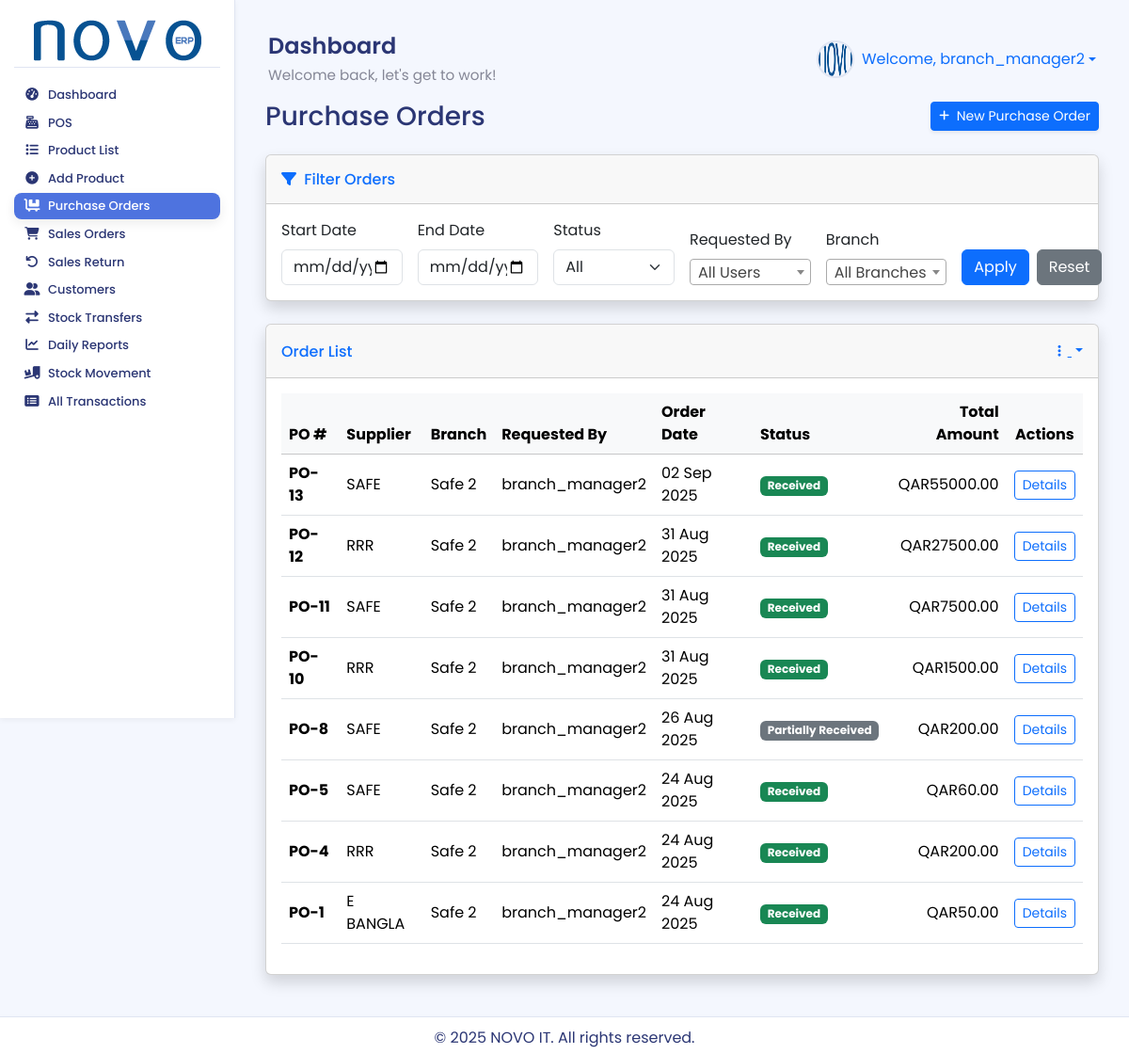
Screenshot of /purchases/ (signed in) with the database file from the repository.
### accounts/models.py (models this page shows, shortened)
class User(AbstractUser):
    warehouse = models.ForeignKey(
        Warehouse,
        on_delete=models.SET_NULL,
        null=True,
        blank=True,
        related_name='users', # এই গুদামের সাথে যুক্ত ইউজারদের সহজে খুঁজে পাওয়ার জন্য
        verbose_name="Assigned Warehouse" # অ্যাডমিন প্যানেলে প্রদর্শনের জন্য
    )
    class Meta:
        verbose_name = "User"
        verbose_name_plural = "Users"

### purchase/models.py (models this page shows, shortened)
class PurchaseOrder(models.Model):
    STATUS_CHOICES = [
        ('purchase_request', 'Purchase Request'),
        ('draft', 'Draft'),
        ('confirmed', 'Confirmed'),
        ('partially_received', 'Partially Received'),
        ('received', 'Received'),
        ('cancelled', 'Cancelled'),
    ]
    supplier = models.ForeignKey(Supplier, on_delete=models.CASCADE, related_name='purchase_orders', null=True, blank=True)
    warehouse = models.ForeignKey(
        Warehouse,
        on_delete=models.SET_NULL,
        null=True,
        blank=True,
        related_name='purchase_orders'
    )
    user = models.ForeignKey(
        settings.AUTH_USER_MODEL,
        on_delete=models.SET_NULL,
        null=True,
        blank=True,
        related_name='purchase_orders_created'
    )
    order_date = models.DateTimeField(auto_now_add=True)
    expected_delivery_date = models.DateField()
    status = models.CharField(max_length=20, choices=STATUS_CHOICES, default='purchase_request')
    notes = models.TextField(blank=True, null=True)
    total_amount = models.DecimalField(max_digits=12, decimal_places=2, default=0.00)

### partners/models.py (models this page shows, shortened)
class Supplier(models.Model):
    name = models.CharField(max_length=200, unique=True)
    contact_person = models.CharField(max_length=100, blank=True, null=True)
    email = models.EmailField(blank=True, null=True)
    phone = models.CharField(max_length=20, blank=True, null=True)
    address = models.TextField(blank=True, null=True)
    created_at = models.DateTimeField(auto_now_add=True)
    updated_at = models.DateTimeField(auto_now=True)
    class Meta:
        db_table = 'inventory_supplier'

### stock/models.py (models this page shows, shortened)
class Warehouse(models.Model):
    name = models.CharField(max_length=100, unique=True)
    address = models.TextField(blank=True, null=True)
    created_at = models.DateTimeField(auto_now_add=True)
    updated_at = models.DateTimeField(auto_now=True)
    class Meta:
        db_table = 'inventory_warehouse'

### purchase/views.py (the view)
# urls.py: path('', views.purchase_order_list, name='purchase_order_list'),
@login_required
@permission_required('purchase.view_purchaseorder', login_url='/admin/')
def purchase_order_list(request):
    purchase_orders_list = PurchaseOrder.objects.select_related('supplier', 'user', 'warehouse').all().order_by('-order_date')
    if not request.user.is_superuser:
        user_warehouse = getattr(request.user, 'warehouse', None)
        if user_warehouse:
            purchase_orders_list = purchase_orders_list.filter(warehouse=user_warehouse)
        else:
            purchase_orders_list = PurchaseOrder.objects.none()
    purchase_orders_list = apply_purchase_order_filters(purchase_orders_list, request)
    paginator = Paginator(purchase_orders_list, 10)
    page_number = request.GET.get('page')
    purchase_orders = paginator.get_page(page_number)
    context = {
        'purchase_orders': purchase_orders, 'title': 'All Purchase Orders',
        'DEFAULT_CURRENCY_SYMBOL': 'QAR',
        'users': User.objects.all(),
        'warehouses': Warehouse.objects.all(),
        'status_choices': PurchaseOrder.STATUS_CHOICES,
    }
    return render(request, 'purchase/purchase_order_list.html', context)

### purchase/templates/purchase/purchase_order_list.html (shortened to what this page needs)
{% extends 'base.html' %}
{% load purchase_filters %}
{% load crispy_forms_tags %}
{% load humanize %}
{% block content %}
<div class="container-fluid">
    <div class="d-sm-flex align-items-center justify-content-between mb-4">
        <h1 class="h3 mb-0 text-gray-800">Purchase Orders</h1>
        <div>
            {% if perms.purchase.add_purchaseorder %}
            <a href="{% url 'purchase:create_purchase_order' %}" class="btn btn-primary btn-sm shadow-sm">
                 New Purchase Order
            </a>
            {% endif %}
        </div>
    </div>
    <div class="card shadow mb-4">
        <div class="card-header py-3">
            <h6 class="m-0 font-weight-bold text-primary"><i class="fas fa-filter me-1"></i> Filter Orders</h6>
        </div>
        <div class="card-body">
            <form method="get" action="">
                <div class="row g-3 align-items-end">
                    <div class="col-md-2">
                        <label for="start_date" class="form-label">Start Date</label>
                        <input type="date" name="start_date" id="start_date" class="form-control" value="{{ request.GET.start_date|default:'' }}">
                    </div>
                    <div class="col-md-2">
                        <label for="end_date" class="form-label">End Date</label>
                        <input type="date" name="end_date" id="end_date" class="form-control" value="{{ request.GET.end_date|default:'' }}">
                    </div>
                    <div class="col-md-2">
                        <label for="status" class="form-label">Status</label>
                        <select name="status" id="status" class="form-select">
                            <option value="">All</option>
                        </select>
                    </div>
                    <div class="col-md-2">
                        <label for="user" class="form-label">Requested By</label>
                    </div>
                    <div class="col-md-2">
                        <label for="warehouse" class="form-label">Branch</label>
                    </div>
                    <div class="col-md-2 d-flex">
                        <button type="submit" class="btn btn-primary flex-grow-1 me-2">Apply</button>
                        <a href="{% url 'purchase:purchase_order_list' %}" class="btn btn-secondary flex-grow-1">Reset</a>
                    </div>
                </div>
            </form>
        </div>
    </div>
    <div class="card shadow mb-4">
        <div class="card-header py-3 d-flex flex-row align-items-center justify-content-between">
            <h6 class="m-0 font-weight-bold text-primary">Order List</h6>
            <div class="dropdown no-arrow">
                <a class="dropdown-toggle" href="#" role="button" data-bs-toggle="dropdown" aria-haspopup="true" aria-expanded="false">
                    <i class="fas fa-ellipsis-v fa-sm fa-fw text-gray-400"></i>
                </a>
            </div>
        </div>
        <div class="card-body">
            <div class="table-responsive">
                <table class="table table-hover" width="100%" cellspacing="0">
                    <thead class="table-light">
                        <tr>
                            <th>PO #</th>
                            <th>Supplier</th>
                            <th>Branch</th>
                            <th>Requested By</th>
                            <th>Order Date</th>
                            <th>Status</th>
                            <th class="text-end">Total Amount</th>
                            <th class="text-center">Actions</th>
                        </tr>
                    </thead>
                    <tbody>
                        {% for po in purchase_orders %}
                        <tr class="align-middle">
                            <td><strong>PO-{{ po.id }}</strong></td>
                            <td>{{ po.supplier.name|default:"N/A" }}</td>
                            <td>{{ po.warehouse.name|default:"N/A" }}</td>
                            <td>{{ po.user.username|default:"N/A" }}</td>
                            <td>{{ po.order_date|date:"d M Y" }}</td>
                            <td>
                                <span class="badge
                                    {% if po.status == 'purchase_request' %}bg-warning text-dark
                                    {% elif po.status == 'received' %}bg-success
                                    {% elif po.status == 'confirmed' %}bg-info text-dark
                                    {% elif po.status == 'cancelled' %}bg-danger
                                    {% else %}bg-secondary{% endif %}">
                                    {{ po.get_status_display }}
                                </span>
                            </td>
                            <td class="text-end">{{ DEFAULT_CURRENCY_SYMBOL }}{{ po.total_amount|floatformat:2 }}</td>
                            <td class="text-center">
                                <a href="{% url 'purchase:purchase_order_detail' po.pk %}" class="btn btn-sm btn-outline-primary">
                                    Details
                                </a>
                            </td>
                        </tr>
                        {% empty %}
                        <tr>
                            <td colspan="8" class="text-center py-5">
                                <p class="mb-0">No purchase orders found.</p>
                            </td>
                        </tr>
                        {% endfor %}
                    </tbody>
                </table>
            </div>
        </div>
    </div>
</div>
{% endblock %}

### inventory_system/templates/base.html (shortened to what this page needs)
{% load static %}
<!DOCTYPE html>
<html lang="en">
<head>
    <link href="https://cdn.jsdelivr.net/npm/select2@4.1.0-rc.0/dist/css/select2.min.css" rel="stylesheet" />
    <link href="https://cdn.jsdelivr.net/npm/bootstrap@5.3.3/dist/css/bootstrap.min.css" rel="stylesheet">
    <link rel="stylesheet" href="https://cdnjs.cloudflare.com/ajax/libs/font-awesome/6.4.0/css/all.min.css">
    <link rel="stylesheet" href="{% static 'css/style.css' %}">
</head>
<body>
<div class="wrapper">
    {% if user.is_authenticated %}
    <aside class="sidebar-nav">
        <div class="sidebar-header">
            <a href="{% url 'dashboard' %}">
                <img src="{% static 'images/logo.png' %}" alt="NOVO ERP Logo">
            </a>
        </div>
        <ul class="sidebar-menu">
            {% with user.groups.all|join:", " as user_groups %}
            {% if 'POS Sales Staff' in user_groups %}
                <li><a href="{% url 'pos:pos_view' %}"><i class="fas fa-cash-register fa-fw"></i> <span>POS</span></a></li>
                <li><a href="{% url 'products:product_list' %}"><i class="fas fa-list fa-fw"></i> <span>Product List</span></a></li>
            {% elif 'Branch Manager' in user_groups %}
                <li><a href="{% url 'dashboard' %}"><i class="fas fa-tachometer-alt fa-fw"></i> <span>Dashboard</span></a></li>
                <li><a href="{% url 'pos:pos_view' %}"><i class="fas fa-cash-register fa-fw"></i> <span>POS</span></a></li>
                <li><a href="{% url 'products:product_list' %}"><i class="fas fa-list fa-fw"></i> <span>Product List</span></a></li>
                <li><a href="{% url 'products:add_product' %}"><i class="fas fa-plus-circle fa-fw"></i> <span>Add Product</span></a></li>
                <li><a href="{% url 'purchase:purchase_order_list' %}"><i class="fas fa-dolly-flatbed fa-fw"></i> <span>Purchase Orders</span></a></li>
                <li><a href="{% url 'sales:sales_order_list' %}"><i class="fas fa-shopping-cart fa-fw"></i> <span>Sales Orders</span></a></li>
                <li><a href="{% url 'sales:create_sales_return' %}"><i class="fas fa-undo fa-fw"></i> <span>Sales Return</span></a></li>
                <li><a href="{% url 'partners:customer_list' %}"><i class="fas fa-user-friends fa-fw"></i> <span>Customers</span></a></li>
                <li><a href="{% url 'purchase:stock_transfer_request_list' %}"><i class="fas fa-exchange-alt fa-fw"></i> <span>Stock Transfers</span></a></li>
                <li><a href="{% url 'reports:daily_sales_report' %}"><i class="fas fa-chart-line fa-fw"></i> <span>Daily Reports</span></a></li>
                <li><a href="{% url 'stock:stock_movement_report' %}"><i class="fas fa-truck-loading fa-fw"></i> <span>Stock Movement</span></a></li>
                <li><a href="{% url 'stock:transaction_list' %}"><i class="fas fa-list-alt fa-fw"></i> <span>All Transactions</span></a></li>
            {% endif %}
            {% endwith %}
        </ul>
    </aside>
    {% endif %}
    <div class="main-content">
        {% if user.is_authenticated %}
        <header class="header">
            <div class="header-title">
                <h1>{% block page_title %}Dashboard{% endblock %}</h1>
                <p>Welcome back, let's get to work!</p>
            </div>
            <div class="d-flex align-items-center">
                <div class="user-profile dropdown">
                    <a href="#" class="dropdown-toggle text-decoration-none d-flex align-items-center" data-bs-toggle="dropdown" aria-expanded="false">
                        <img src="{% static 'images/default_avatar.png' %}" alt="Avatar" class="me-2"> Welcome, {{ user.username }}
                    </a>
                </div>
            </div>
        </header>
        {% endif %}
        <main>
            {% block content %}{% endblock %}
        </main>
        <footer class="footer">
            <p>&copy; {% now "Y" %} NOVO IT. All rights reserved.</p>
        </footer>
    </div>
</div>
</body>
</html>

### static/css/style.css (style rules this page uses)
:root { --primary: hsl(185, 75%, 43%); --success: #1cc88a; --info: #36b9cc; --warning: #f6c23e; --danger: #e74a3b; --text: #2B3674; --muted: #858796; --bg: #F4F7FE; --card: #FFFFFF; --border: #E0E5F2; --sidebar-text: #2B3674; --sidebar-active-bg: #4e73df; --sidebar-hover-bg: rgba(78, 115, 223, 0.1); --shadow-sm: 0 2px 6px rgba(0, 0, 0, 0.05); --shadow-md: 0 4px 12px rgba(0, 0, 0, 0.08); --transition-fast: 0.2s ease; --transition-smooth: 0.3s ease; }
body { font-family: 'Poppins', sans-serif; background-color: var(--bg); color: var(--text); display: flex; flex-direction: column; min-height: 100vh; margin: 0; overflow-x: hidden; }
.wrapper { flex: 1; display: flex; flex-direction: row; }
.sidebar-nav { width: 250px; background: var(--card); border-right: 1px solid var(--border); padding: 15px; transition: width var(--transition-fast); box-shadow: var(--shadow-sm); height: calc(100vh - 37px); position: sticky; top: 0; overflow-y: auto; display: flex; flex-direction: column; }
.sidebar-header { padding: 5px 5px; border-bottom: 1px solid var(--border); text-align: center; }
.sidebar-header a img { width: 100%; max-width: 180px; height: auto; object-fit: contain; }
.sidebar-menu { list-style: none; padding: 0; margin: 15px 0 0; flex: 1 1 auto; }
.sidebar-nav::after { content: ''; padding-bottom: 20px; }
.sidebar-menu li { margin-bottom: 2px; }
.sidebar-menu a { display: flex; align-items: center; padding: 6px 10px; border-radius: 8px; color: var(--sidebar-text); text-decoration: none; font-weight: 500; font-size: 13px; line-height: 1.2; transition: background-color var(--transition-smooth), transform var(--transition-fast), box-shadow var(--transition-fast); }
.sidebar-menu a i { margin-right: 8px; width: 18px; text-align: center; font-size: 0.85rem; transition: color var(--transition-fast); }
.sidebar-menu a span { white-space: nowrap; overflow: hidden; text-overflow: ellipsis; }
.sidebar-menu a.active { background-color: var(--sidebar-active-bg); color: white; box-shadow: var(--shadow-md); }
.sidebar-menu a.active i { color: white; }
.header { display: flex; justify-content: space-between; align-items: center; padding: 15px 15px; }
.header-title h1 { margin: 0; font-size: 1.5rem; font-weight: 600; }
.header-title p { margin: 5px 0 0; color: var(--muted); font-size: 0.95rem; }
.user-profile { display: flex; align-items: center; }
.user-profile img { width: 40px; height: 40px; border-radius: 50%; margin-right: 10px; border: 2px solid var(--border); }
.main-content { flex: 1; padding: 20px; padding-bottom: 60px; overflow-y: auto; background-color: var(--bg); }
.footer { position: fixed; bottom: 0; left: 0; width: 100%; height: 40px; background-color: var(--card); color: var(--text); text-align: center; padding: 10px; border-top: 1px solid var(--border); box-shadow: var(--shadow-sm); z-index: 1000; }

### rows the page displays
User: username "branch_manager2"
PurchaseOrder: id "13", supplier.name "SAFE", warehouse.name "Safe 2", user.username "branch_manager2", order_date "02 Sep 2025", status "Received", DEFAULT_CURRENCY_SYMBOL "QAR", total_amount "55000.00"
PurchaseOrder: id "12", supplier.name "RRR", warehouse.name "Safe 2", user.username "branch_manager2", order_date "31 Aug 2025", status "Received", DEFAULT_CURRENCY_SYMBOL "QAR", total_amount "27500.00"
PurchaseOrder: id "11", supplier.name "SAFE", warehouse.name "Safe 2", user.username "branch_manager2", order_date "31 Aug 2025", status "Received", DEFAULT_CURRENCY_SYMBOL "QAR", total_amount "7500.00"
PurchaseOrder: id "10", supplier.name "RRR", warehouse.name "Safe 2", user.username "branch_manager2", order_date "31 Aug 2025", status "Received", DEFAULT_CURRENCY_SYMBOL "QAR", total_amount "1500.00"
PurchaseOrder: id "8", supplier.name "SAFE", warehouse.name "Safe 2", user.username "branch_manager2", order_date "26 Aug 2025", status "Partially Received", DEFAULT_CURRENCY_SYMBOL "QAR", total_amount "200.00"
PurchaseOrder: id "5", supplier.name "SAFE", warehouse.name "Safe 2", user.username "branch_manager2", order_date "24 Aug 2025", status "Received", DEFAULT_CURRENCY_SYMBOL "QAR", total_amount "60.00"
PurchaseOrder: id "4", supplier.name "RRR", warehouse.name "Safe 2", user.username "branch_manager2", order_date "24 Aug 2025", status "Received", DEFAULT_CURRENCY_SYMBOL "QAR", total_amount "200.00"
PurchaseOrder: id "1", supplier.name "E BANGLA", warehouse.name "Safe 2", user.username "branch_manager2", order_date "24 Aug 2025", status "Received", DEFAULT_CURRENCY_SYMBOL "QAR", total_amount "50.00"
